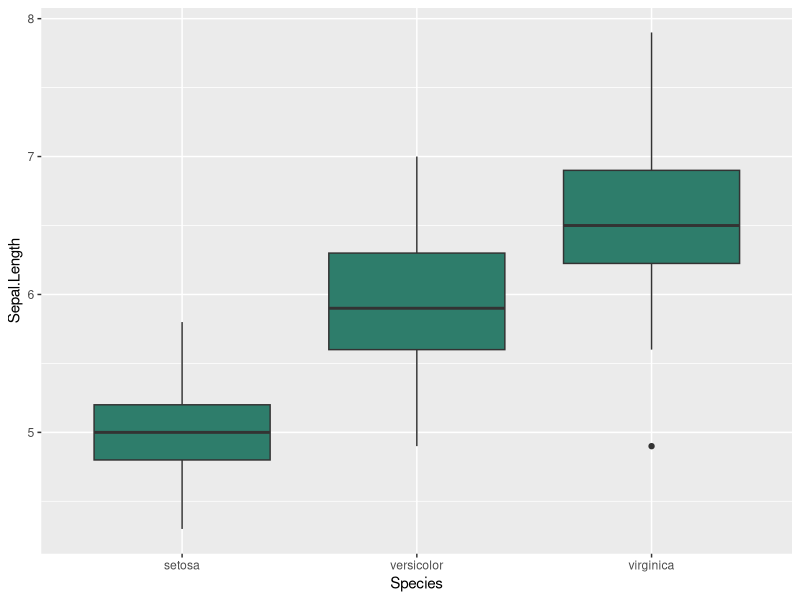

This chart was generated by the following R code:
## ---- chunk 1
#| label: setup
#| include: false
library(tidyverse)
## ---- chunk 2
#| label: fig-iris
#| fig-cap: "Sepal length across iris species."
ggplot(iris, aes(Species, Sepal.Length)) + geom_boxplot(fill = "#2E7D6B")
